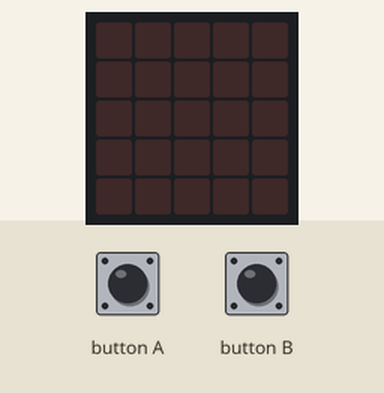
This program was run on a simulated BBC micro:bit running MicroPython. On the bench: the board's 5×5 LED display. The test bench sets the inputs (shaded band).

Above: at 1.2 s.
1.3 s: button A pressed for 0.15 s
At 1.37 s:
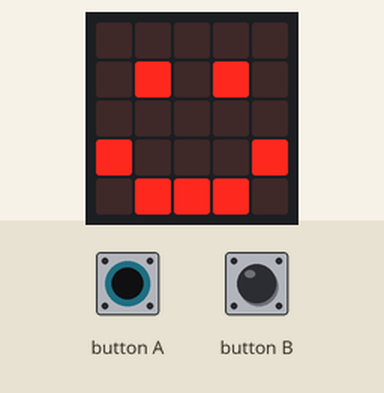
2.9 s: button B pressed for 0.15 s
At 2.97 s:
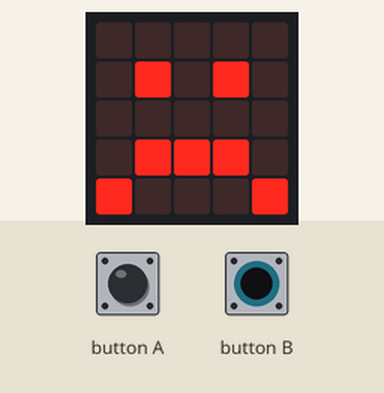
4.5 s: button B pressed for 3.2 s
9.2 s: button A pressed for 3.2 s
At 10.6 s:
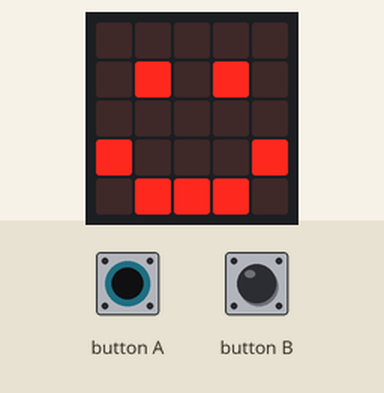
Timing chart, 0 to 12.2 s (numbered marks = the images above; inputs shaded):
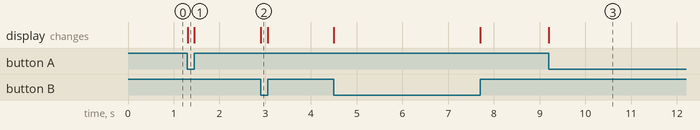

Measured:
- after the input at 1.3 s, the display: changes at once (image 1)
- after the input at 2.9 s, the display: changes at once (image 2)
- after the input at 9.2 s, the display: changes at once (image 3)

The program:

3_button_face.py
```python
from microbit import *

# this is a comment!
# lines that start with a # aren't treated as code
# instead you can use them to put in helpful notes

while True:
    # if the A button is pressed down
    # we want to show an image
    if button_a.is_pressed() is True:
        display.show(Image.HAPPY)
    # else if (elif) the B button is pressed down
    # we want to show a different image
    elif button_b.is_pressed() is True:
        display.show(Image.SAD)
    else:
        # clear the screen if nothing is pressed down
        display.clear()
```
